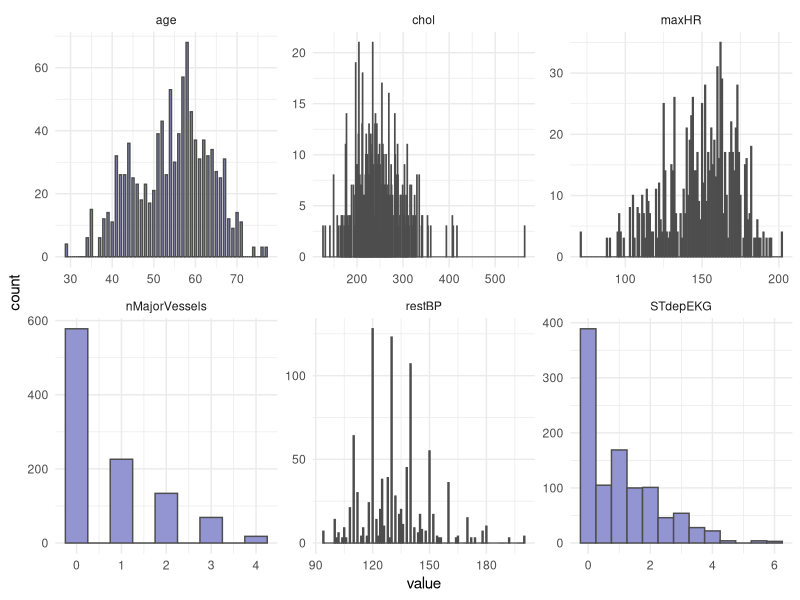
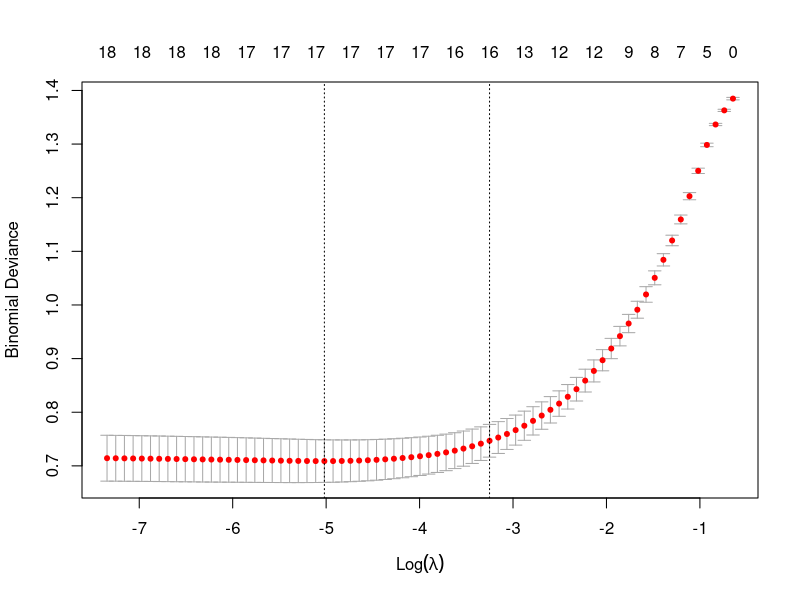

These charts were generated, in order, by the following R code: (Note: this script raises an error after producing the figures.)
## ---- chunk 1
library(tidyverse)
library(glmnet)
library(MASS)
library(caret)
## ---- chunk 2
HD <- read_csv("../data/HeartDisease.csv")

head(HD)
## ---- chunk 3
facCols <- c("sex", 
             "chestPainType", 
             "fastingBP", 
             "restElecCardio", 
             "exerciseAngina", 
             "slopePeakExST", 
             "DefectType", 
             "heartDisease")


HD <- HD %>% 
  mutate_if(names(.) %in% facCols, as.factor) 

head(HD)
## ---- chunk 4
# Reshape data to long format for ggplot2
long_data <- HD %>% 
  dplyr::select(where(is.numeric)) %>%
  pivot_longer(cols = everything(), 
               names_to = "variable", 
               values_to = "value")

head(long_data)
## ---- chunk 5
# Plot histograms for each numeric variable in one grid
ggplot(long_data, 
       aes(x = value)) +
  geom_histogram(binwidth = 0.5, fill = "#9395D3", color ='grey30') +
  facet_wrap(vars(variable), scales = "free") +
  theme_minimal()
## ---- chunk 6
HD_EN <- HD %>%
  drop_na(.) 

## ---- chunk 7
HD_EN <-HD %>%
  mutate(across(where(is.numeric), scale))

head(HD_EN)
## ---- chunk 8
HD_EN %>%
  dplyr::select(where(is.factor)) %>%
  pivot_longer(everything(), names_to = "Variable", values_to = "Level") %>%
  dplyr::count(Variable, Level, name = "Count")

# OR

# cat_cols <- HD_EN %>% dplyr::select(where(is.factor)) %>% colnames()
# 
# for (col in cat_cols){
#   print(col)
#   print(table(HD_EN[[col]]))
# }
## ---- chunk 9
HD_EN <- HD_EN %>% 
  filter(DefectType != 0 & restElecCardio !=2) %>%
  mutate(DefectType = as.factor(as.character(DefectType)), 
         restElecCardio = as.factor(as.character(restElecCardio)))
## ---- chunk 10
# Set seed to ensure reproducible result
set.seed(123)

# Split into train and test
idx <- createDataPartition(HD_EN$heartDisease, p = 0.7, list = FALSE)
train <- HD_EN[idx, ]
test  <- HD_EN[-idx, ]
## ---- chunk 11
# Check group levels in training data
train %>%
  dplyr::select(where(is.factor)) %>%
  pivot_longer(everything(), names_to = "Variable", values_to = "Level") %>%
  dplyr::count(Variable, Level, name = "Count")
## ---- chunk 12
# Check group levels in test data
test %>%
  dplyr::select(where(is.factor)) %>%
  pivot_longer(everything(), names_to = "Variable", values_to = "Level") %>%
  dplyr::count(Variable, Level, name = "Count")
## ---- chunk 13
y_train <- train %>%
  pull(heartDisease)

y_test <- test %>% 
  pull(heartDisease)
## ---- chunk 14
train <- train %>% 
  dplyr::select(-heartDisease)

test <- test %>% 
  dplyr::select(-heartDisease)
## ---- chunk 15
modTrain <- model.matrix(~ .- 1, data = train)
head(modTrain)

modTest <- model.matrix(~ .- 1,, data = test)
## ---- chunk 16
EN_model <- glmnet(modTrain, y_train, alpha = 0.5, family = "binomial")
## ---- chunk 17
set.seed(123)
cv_model <- cv.glmnet(modTrain, y_train, alpha = 0.5, family = "binomial")
## ---- chunk 18
plot(cv_model)

bestLambda <- cv_model$lambda.min

## ---- chunk 19
bestLambda

log(bestLambda)
## ---- chunk 20
y_pred <- predict(EN_model, s = bestLambda, newx = modTest, type = 'class')
## ---- chunk 21
y_pred <- as.factor(y_pred)

caret::confusionMatrix(y_pred, y_test)
## ---- chunk 22
coeffs <- coef(EN_model, s = bestLambda)

coeffs
## ---- chunk 23
coeffsDat <- as.data.frame(as.matrix(coeffs)) %>% 
  rownames_to_column(var = 'VarName') %>%
  arrange(desc(s0)) %>%  
  filter(!str_detect(VarName,"(Intercept)")) %>% 
  mutate(VarName = factor(VarName, levels=VarName))
## ---- chunk 24
# Plot
ggplot(coeffsDat, aes(x = VarName, y = s0)) +
  geom_bar(stat = "identity", fill = "#9395D3") +
  coord_flip() +
  labs(title = "Feature Importance for Elastic Net", 
       x = "Features", 
       y = "Absolute Coefficients") +
  theme_classic()
